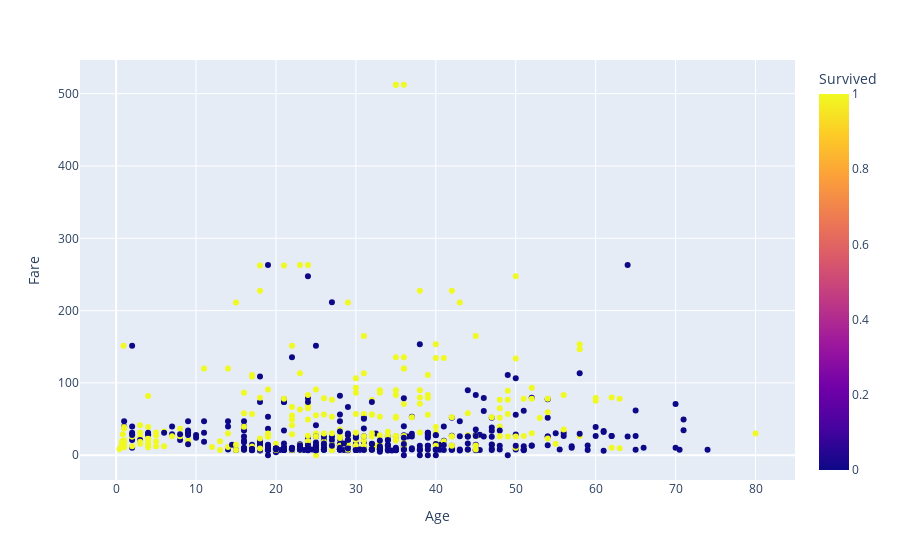

The code cell stored with this chart in its notebook:
### Code cell
# Create scatter plot of passenger age and fare
fig = px.scatter(titanic_df, x='Age', y='Fare', color='Survived')

# Show the plot
fig.show()

### Figure 1 — Plotly figure (JSON) as saved in the notebook; plotly's stock layout.template omitted (floating-point values rounded to 4 significant figures; data arrays with more than 128 entries replaced by an {"elided": "..."} marker saying what was removed)
{"data": [{"hovertemplate": "Age=%{x}<br>Fare=%{y}<br>Survived=%{marker.color}<extra></extra>", "legendgroup": "", "marker": {"color": {"elided": "891 int values"}, "coloraxis": "coloraxis", "symbol": "circle"}, "mode": "markers", "name": "", "orientation": "v", "showlegend": false, "type": "scatter", "x": {"elided": "891 float values"}, "xaxis": "x", "y": {"elided": "891 float values"}, "yaxis": "y"}], "layout": {"coloraxis": {"colorbar": {"title": {"text": "Survived"}}, "colorscale": [[0, "#0d0887"], [0.1111, "#46039f"], [0.2222, "#7201a8"], [0.3333, "#9c179e"], [0.4444, "#bd3786"], [0.5556, "#d8576b"], [0.6667, "#ed7953"], [0.7778, "#fb9f3a"], [0.8889, "#fdca26"], [1, "#f0f921"]]}, "legend": {"tracegroupgap": 0}, "margin": {"t": 60}, "xaxis": {"anchor": "y", "domain": [0, 1], "title": {"text": "Age"}}, "yaxis": {"anchor": "x", "domain": [0, 1], "title": {"text": "Fare"}}}}
